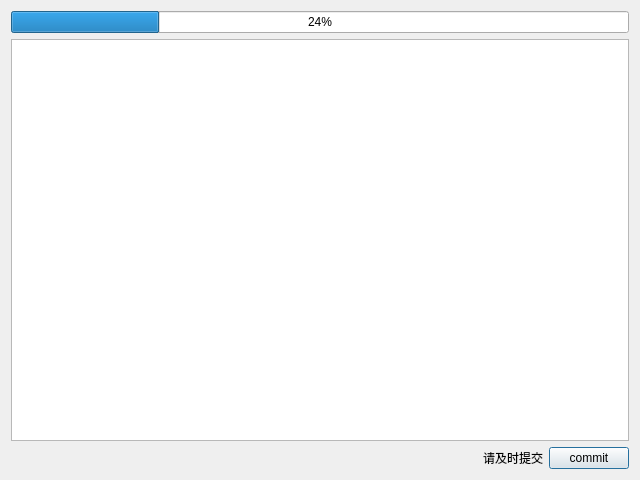
<?xml version="1.0" encoding="UTF-8"?>
<ui version="4.0">
 <class>Exam</class>
 <widget class="QDialog" name="Exam">
  <property name="geometry">
   <rect>
    <x>0</x>
    <y>0</y>
    <width>640</width>
    <height>480</height>
   </rect>
  </property>
  <property name="windowTitle">
   <string>Dialog</string>
  </property>
  <layout class="QVBoxLayout" name="verticalLayout">
   <item>
    <widget class="QProgressBar" name="progressBar">
     <property name="value">
      <number>24</number>
     </property>
    </widget>
   </item>
   <item>
    <widget class="QTableWidget" name="table">
     <property name="cursor" stdset="0">
      <cursorShape>PointingHandCursor</cursorShape>
     </property>
    </widget>
   </item>
   <item>
    <layout class="QHBoxLayout" name="horizontalLayout">
     <item>
      <spacer name="horizontalSpacer">
       <property name="orientation">
        <enum>Qt::Horizontal</enum>
       </property>
       <property name="sizeHint" stdset="0">
        <size>
         <width>40</width>
         <height>20</height>
        </size>
       </property>
      </spacer>
     </item>
     <item>
      <widget class="QLabel" name="labelMsg">
       <property name="styleSheet">
        <string notr="true"/>
       </property>
       <property name="text">
        <string>请及时提交</string>
       </property>
       <property name="indent">
        <number>-1</number>
       </property>
      </widget>
     </item>
     <item>
      <widget class="QPushButton" name="btnCommit">
       <property name="enabled">
        <bool>true</bool>
       </property>
       <property name="font">
        <font>
         <kerning>true</kerning>
        </font>
       </property>
       <property name="text">
        <string>commit</string>
       </property>
      </widget>
     </item>
    </layout>
   </item>
  </layout>
 </widget>
 <resources/>
 <connections/>
</ui>
